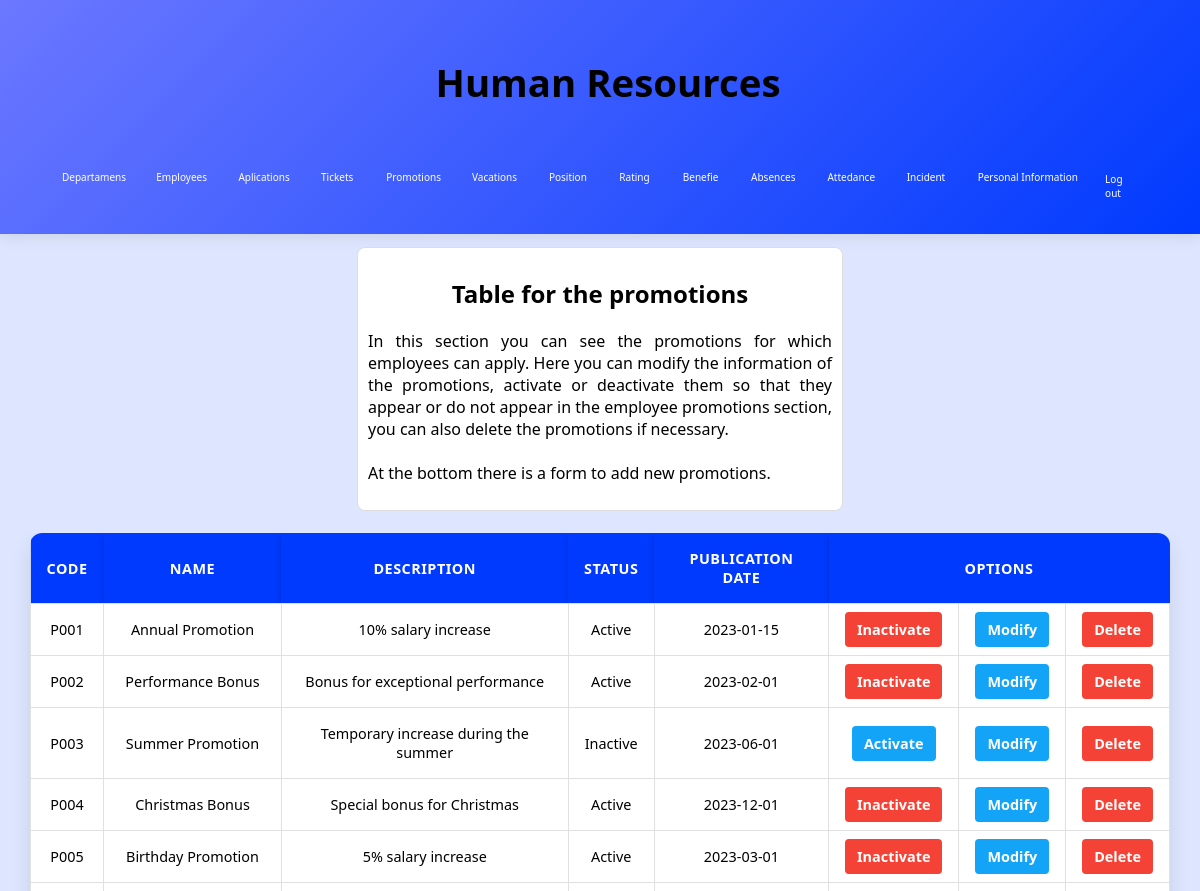
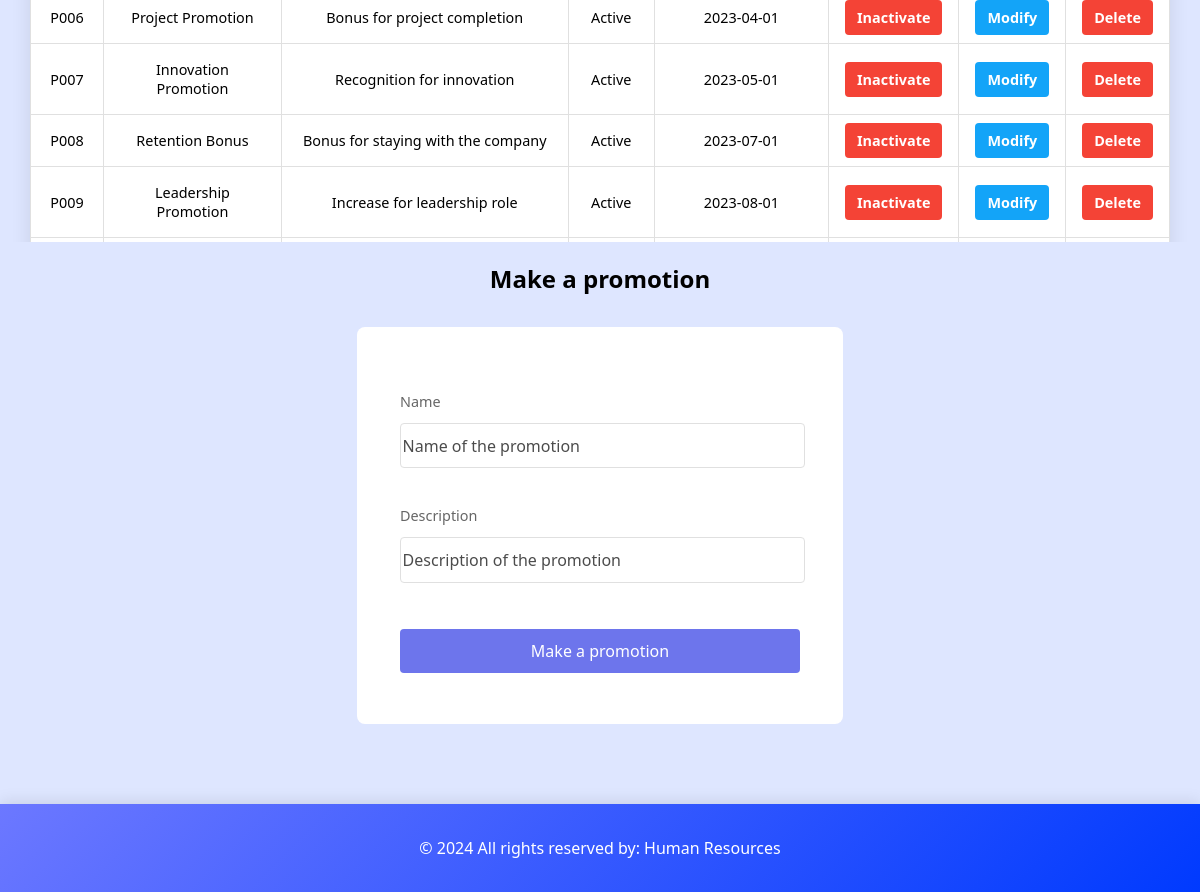
Screenshot of /Human_Resources/promotions.php (signed in) with the database file from the repository (2 pictures, top to bottom).
### tables this page shows
create table promotion(
    code varchar(5) primary key,
    name varchar(60) not null,
    description varchar(60) not null,
    status varchar(10) not null,
    publicationDate date not null,
    index idx_promotion(publicationDate)
);

### admin/functionsAdmin.php (called while the page is built, shortened)
<?php
require("../includes/config/MySQL_ConexionDB.php");
function showPromotion(){
    global $db_con;
    $promotions = [];
    try {
        $query = "SELECT * FROM promotion";
        $stm = $db_con->prepare($query);
        $stm->execute();
        while ($row = $stm->fetch(PDO::FETCH_ASSOC)) {
            $promotions[] = $row;
        }
    } catch (PDOException $e) {
        exit("Error en la consulta: " . $e->getMessage());
    }
    return $promotions;
}
?>

### Human_Resources/promotions.php (the view, shortened to what this page needs)
<?php include "../includes/headerHR.php";
require_once "../includes/config/MySQL_ConexionDB.php";
require_once "../admin/functionsAdmin.php";
$promotion = showPromotion();
?>
<section>
<center>
        <div class="questions">
        <h2>Table for the promotions</h2>
        <p>In this section you can see the promotions for which employees can apply. Here you can modify the information of the promotions, activate or deactivate them so that they appear or do not appear in the employee promotions section, you can also delete the promotions if necessary.
<br><br>
At the bottom there is a form to add new promotions.</p>
        </div>
    </center>
<br>
<div class="scroll">
    <table border="1" class="tableAdmin">
        <tr>
            <th>Code</th>
            <th>Name</th>
            <th>Description</th>
            <th>Status</th>
            <th>Publication Date</th>
            <th colspan="3">Options</th>
        </tr>
        <?php foreach ($promotion as $renglon) {    ?>
        <tr>
            <td><?=$renglon['code']?></td>
            <td><?=$renglon['name']?></td>
            <td><?=$renglon['description']?></td>
            <td><?=$renglon['status']?></td>
            <td><?=$renglon['publicationDate']?></td>
            <td>
                <?php if ($renglon['status'] === 'Inactive') { ?>
                    <a href="changeStatus.php?id=<?php echo $renglon['code']?>&action=active" class="action-modify">Activate</a>
                <?php } else { ?>
                    <a href="changeStatus.php?id=<?php echo $renglon['code']?>&action=inactive" class="action-delete">Inactivate</a>
                <?php } ?>
            </td>
            <td><a href="modifyPromotion.php?id=<?php echo $renglon['code']?>" class="action-modify">Modify</a></td>
            <td><a href="deletePromotion.php?id=<?php echo $renglon['code']?>&action=delete&user=<?php echo $IDUsuario?>" class="action-delete">Delete</a></td>
        </tr>
        <?php } ?>
    </table>
</div>
<div>
    <h2>Make a promotion</h2>
    <form action="addPromotion.php" class="formPage" method="POST">
        <fieldset><br>
            <div class="firstInput">
                <label for="name">Name</label>
                <input type="text" id="name" name="name" placeholder="Name of the promotion">
            </div>
            <br>
            <div>
                <label for="description">Description</label>
                <input type="text" id="description" name="description" placeholder="Description of the promotion">
            </div>
            <br>
            <div>
                <button type="submit" name="btnAddPromotion">Make a promotion</button>
            </div>
        </fieldset>
    </form>
</div>
</section>
<?php include "../includes/footer.php" ?>

### css/estilosdeLeon.css (style rules this page uses)
:root { --font-main: 'Segoe UI', sans-serif; --white: #ffffff; --black: #000000; --little_blue: #dee6ff; --little_gray: #efefef; --blue: #6c78ff; --blue_little: #ebf9ff; --dark_blue: #003afe; --very_green: #4dfe00; --green: #1ce42b; --purple: #003afe; --rojo: #ff4c4c; --rojo_hover: #ff6666; }
body { background-color: var(--little_blue); display: grid; min-height: 100vh; position: relative; grid-template-rows: auto 1fr auto; margin: 0; }
::placeholder { color: black; font-size: 1rem; font-family: Impact, Haettenschweiler, 'Arial Narrow Bold', sans-serif; opacity: .70; }
.questions { background-color: var(--white); border: 1px solid #ddd; width: 29rem; height: auto; margin-left: 0.2rem; margin-right: 0.2rem; margin-top: 0.8rem; text-align: justify; padding: 10px; border-radius: 8px; }
.formPage { text-align: left; margin: 2rem auto; max-width: 25rem; background-color: white; height: auto; padding: 2.5rem; border-radius: 8px; box-shadow: none; border: 3px solid #00c85300; }
.formPage input { margin: 0.5rem 0 1rem 0; width: 100%; height: 2.5rem; font-size: 0.95rem; font-family: inherit; border: 1px solid #e0e0e0; border-radius: 4px; padding: 0.1rem; transition: border-color 0.2s ease; background-color: white; }
.formPage label { text-align: left; font-family: inherit; display: block; margin-bottom: 0.25rem; font-weight: normal; color: #666; font-size: 0.9rem; }
.formPage button { background-color: #6d75ec; font-size: 1rem; font-family: inherit; border: none; margin: 0.5rem 0; border-radius: 4px; width: 100%; height: 2.75rem; color: white; cursor: pointer; transition: background-color 0.2s ease; box-shadow: none; font-weight: 500; }
.formPage fieldset { border: none; padding: 0; margin: 0; }
.tableAdmin { border-collapse: collapse; text-align: center; margin: auto; font-size: 0.9rem; width: 95%; border: none; font-family: Arial, sans-serif; box-shadow: 0 10px 20px rgba(0, 0, 0, 0.1); border-radius: 12px; overflow: hidden; }
.scroll { max-height: 600px; overflow-y: auto; }
.tableAdmin th { background-color: var(--purple); color: white; font-family: Arial, sans-serif; padding: 1rem; border: none; text-transform: uppercase; letter-spacing: 0.5px; box-shadow: 0 4px 6px rgba(0, 0, 0, 0.2); }
.tableAdmin td { background-color: #ffffff; padding: 1rem; border: 1px solid #e0e0e0; color: var(--dark-gray); font-family: Arial, sans-serif; transition: background-color 0.3s ease, color 0.3s ease, border-color 0.3s ease; }
.tableAdmin tr:nth-child(even) { background-color: #f9f9f9; }
.tableAdmin tr:nth-child(odd) { background-color: #fff; }
.action-modify { background-color: #13a4f8; color: white; padding: 8px 12px; text-decoration: none; border-radius: 4px; font-weight: bold; transition: background-color 0.3s; }
.action-delete { background-color: #f44336; color: white; padding: 8px 12px; text-decoration: none; border-radius: 4px; font-weight: bold; transition: background-color 0.3s; }
label { font-weight: bold; color: #333; }
html { height: 100%; font-family: var(--font-main); }
h2 { text-align: center; font-family: var(--font-main); }
p { font-family: var(--font-main); }
::placeholder { font-family: var(--font-main); font-size: 1rem; opacity: .70; }
.formPage { font-family: var(--font-main); }
.formPage input { font-family: var(--font-main); }
.formPage label { font-family: var(--font-main); }
.formPage button { font-family: var(--font-main); }
.tableAdmin { font-family: var(--font-main); }
.tableAdmin th { font-family: var(--font-main); }
.tableAdmin td { font-family: var(--font-main); }

### rows the page displays
promotion: code "P001", name "Annual Promotion", description "10% salary increase", status "Active", publicationDate "2023-01-15"
promotion: code "P002", name "Performance Bonus", description "Bonus for exceptional performance", status "Active", publicationDate "2023-02-01"
promotion: code "P003", name "Summer Promotion", description "Temporary increase during the summer", status "Inactive", publicationDate "2023-06-01"
promotion: code "P004", name "Christmas Bonus", description "Special bonus for Christmas", status "Active", publicationDate "2023-12-01"
promotion: code "P005", name "Birthday Promotion", description "5% salary increase", status "Active", publicationDate "2023-03-01"
promotion: code "P006", name "Project Promotion", description "Bonus for project completion", status "Active", publicationDate "2023-04-01"
promotion: code "P007", name "Innovation Promotion", description "Recognition for innovation", status "Active", publicationDate "2023-05-01"
promotion: code "P008", name "Retention Bonus", description "Bonus for staying with the company", status "Active", publicationDate "2023-07-01"
promotion: code "P009", name "Leadership Promotion", description "Increase for leadership role", status "Active", publicationDate "2023-08-01"
